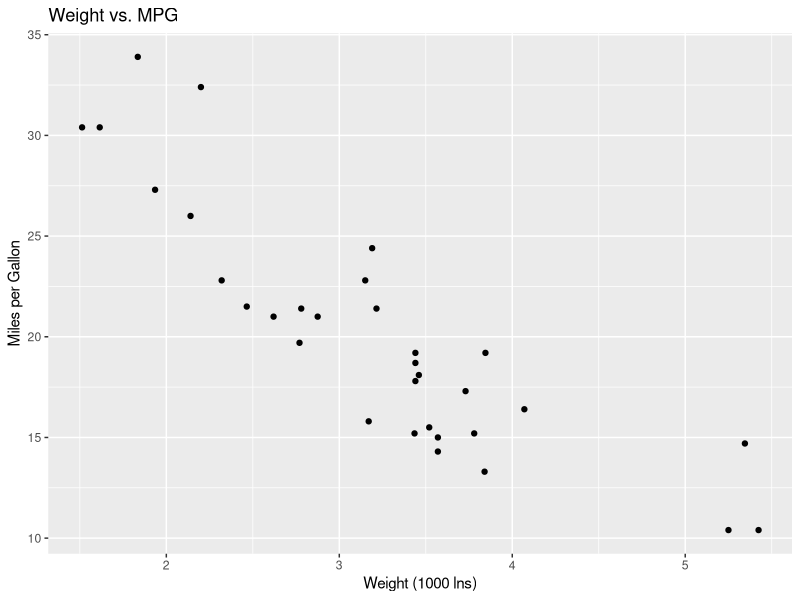
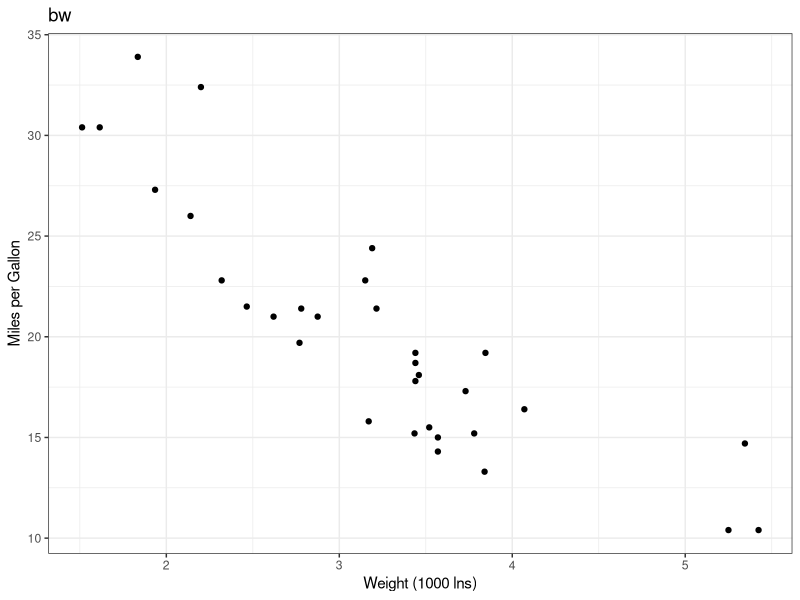
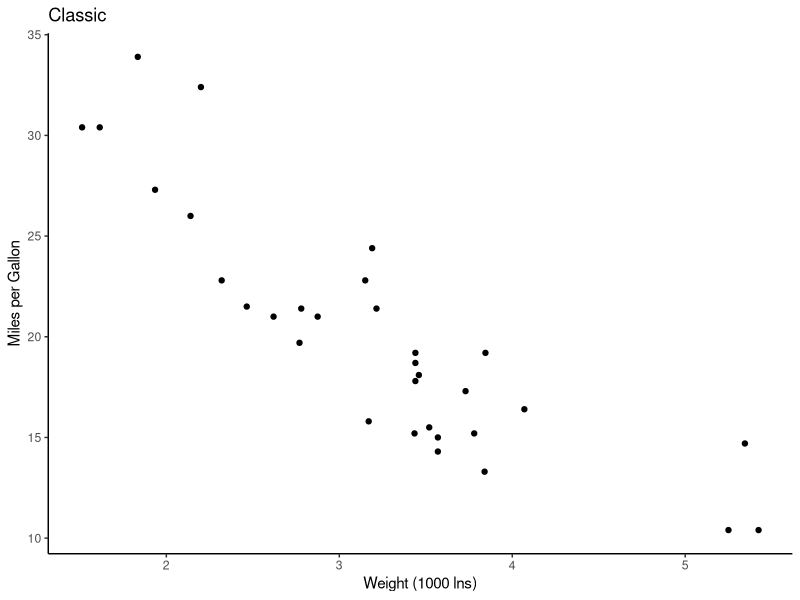
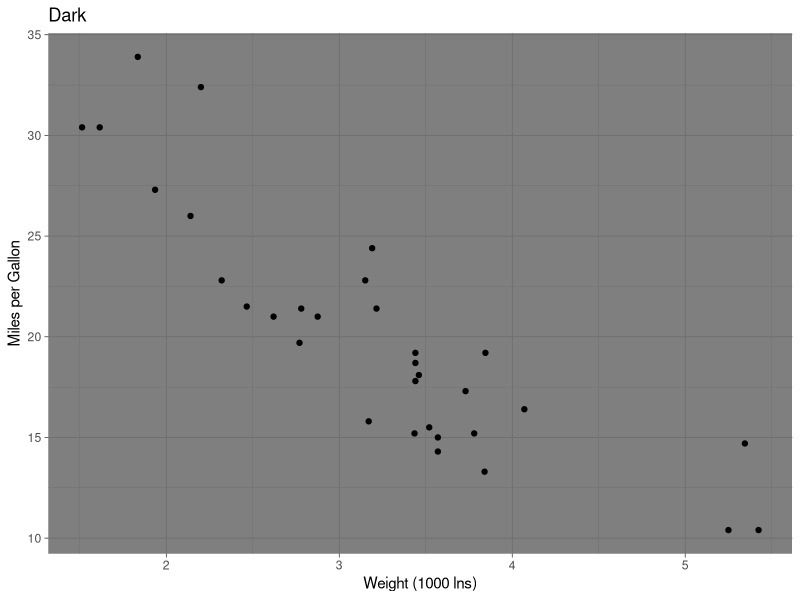
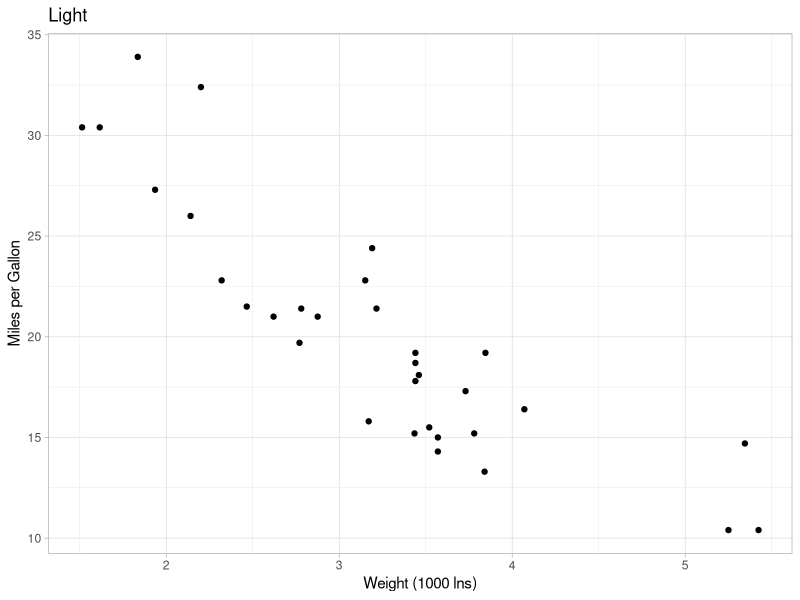
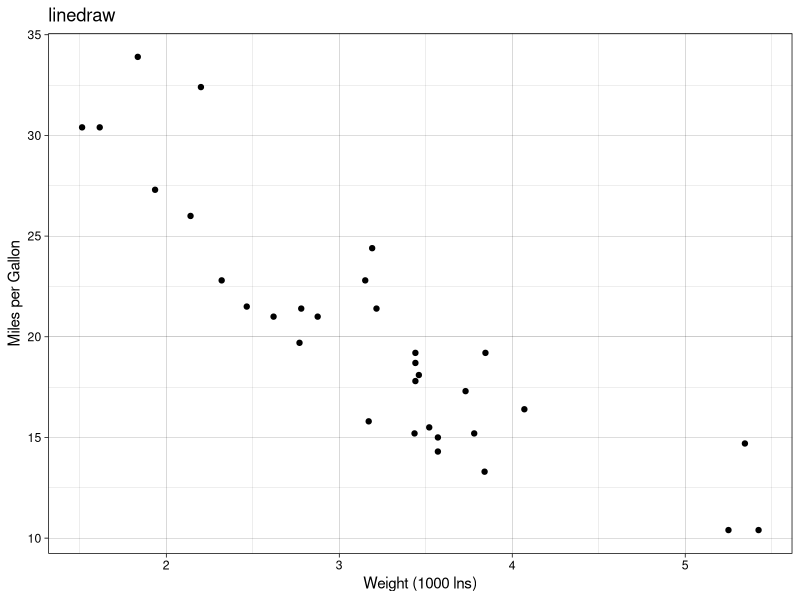
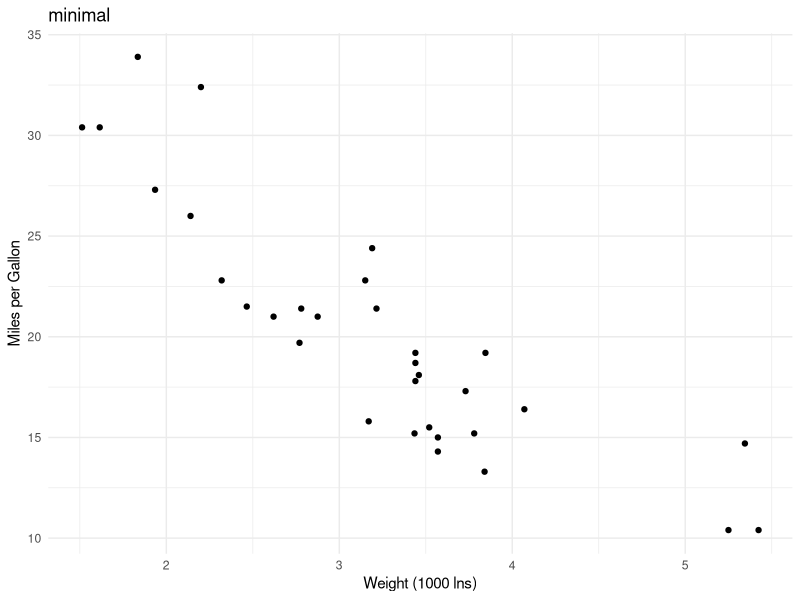
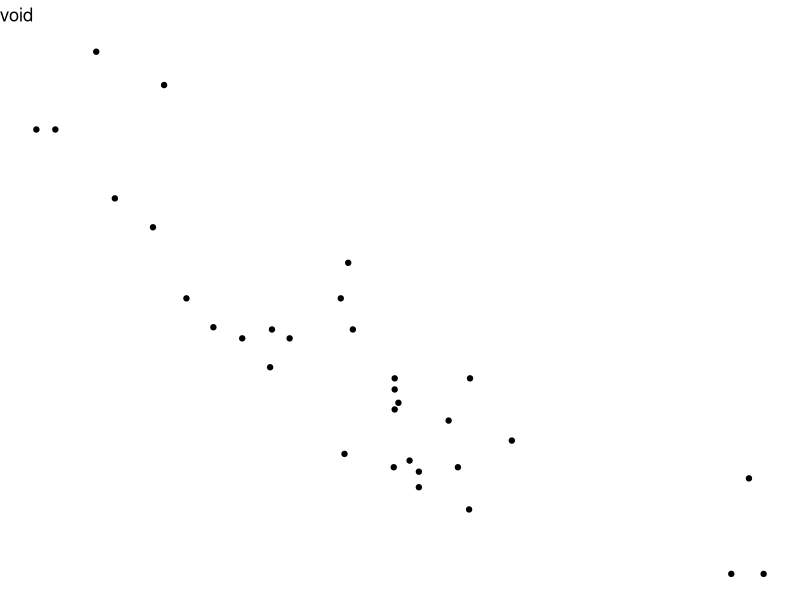

These figures' R source, in order: (Note: this script raises an error after producing the figures.)
# THEMES

# 1) No themes
# 2) bw theme
# 3) Classic theme
# 4) Dark theme
# 5) Light theme
# 6) Linedraw theme
# 7) Minimal theme
# 8) Void theme
# Customize themes:
# 9) Title, axes, ticks, panel and plot background
# EXAMPLE 1: TITLE
# EXAMPLE 2: AXIS TITLE
# EXAMPLE 3: AXIS TICKS TEXT
# EXAMPLE 4: AXIS LINE
# EXAMPLE 5: BOTH AXIS TICKS
# EXAMPLE 6: AXIS TEXT WITH 45° ANGLE
# 10) ASPECT RADIO
# 11) BACKGROUND + PLOT FRAME
# 12) PANEL BACKGROUND + PANEL FRAME
# 13) MAJOR AND MINOR GRID LINES

# Legend
# 1) No theme
# 2) LEGEND BOX: MARGIN, BACKGROUND, FRAME
# 3) LEGEND BOX: FILL COLOR
# 4) LEGEND KEY FILL
# 5) TITLE FONT, ELEMENT TEXT
# 6) POSITION + KEY FILL
# 7) POSITION INSIDE PLOT

# Facets
# 1) No theme
# 2) STRIPS COLOR AND TEXT
# 3) SPACE BETWEEN PANELS
# 4) MAJOR AND MINOR GRID LINES

# SET THE THEME AT THE BEGINNING


library(tidyverse)

# 1) No themes
p <- ggplot(mtcars, aes(wt, mpg))+
  geom_point()+
  ggtitle("Weight vs. MPG")+
  xlab("Weight (1000 lns)")+
  ylab("Miles per Gallon")

p

# 2) bw theme
p +
  ggtitle("bw")+
  theme_bw()

# 3) Classic theme
p +
  ggtitle("Classic")+
  theme_classic()

# 4) Dark theme
p +
  ggtitle("Dark")+
  theme_dark()

# 5) Light theme
p +
  ggtitle("Light")+
  theme_light()

# 6) Linedraw theme
p +
  ggtitle("linedraw")+
  theme_linedraw()

# 7) Minimal theme
p +
  ggtitle("minimal")+
  theme_minimal()

# 8) Void theme
p +
  ggtitle("void")+
  theme_void()

# 9) Title, axis, ticks, panel and plot backgroun
# EXAMPLE 1: TITLE
p+
  theme(plot.title=
          element_text(color="steelblue",
                       family="Comic Sans MS",
                       face="bold",
                       hjust = 0.5,
                       size=rel(2)))

# With plot.SOMETHING we focus on that something
# rel(2) means that the size is related to the other text
# in the plot. In this case it's 2 times bigger that the other text

# EXAMPLE 2: AXIS TITLE
p+
  theme(axis.title.x=
          element_text(color="red",
                       face="bold.italic",
                       size=16),
        axis.title.y = 
          element_text(face="bold.italic",
                       color="red",
                       size=16))

# EXAMPLE 3: AXIS TICKS TEXT
p+
  theme(axis.text.x=
          element_text(color="blue",
                       face="bold.italic",
                       size=22))

# EXAMPLE 4: AXIS LINE
p+
  theme(axis.line.x=
          element_line(color="steelblue",
                       linetype="dotted",
                       size=3),
        axis.line.y = 
          element_line(face="round",
                       color="salmon",
                       size=3))

# EXAMPLE 5: BOTH AXIS TICKS
# It is possible to specify x or y with .x/.y
p+
  theme(axis.ticks=
          element_line(color="hotpink",
                       size=3))

# EXAMPLE 6: AXIS TEXT WITH 45° ANGLE
starwars %>%
  filter(!is.na(homeworld),
         mass < 200) %>%
  ggplot(aes(x=homeworld, y=mass))+
  geom_boxplot()+
  theme_bw()+
  theme(axis.text.x = 
         element_text(angle = 45,
                                  hjust = 1))+
  labs(title="Mass Distribution by Homeworld in Star Wars",
       x="",
       y="Mass")
# with hjust = 1, the x label stops where the tick is

# 10) ASPECT RADIO
p+
  theme(aspect.ratio=1)
# represents the x-y ratio

# 11) BACKGROUND + PLOT FRAME
p+
  theme(plot.background =
          element_rect(fill = "lightblue",
                       color= "white",
                       size=5))
# size and color represents the frame
# fill is the color of the rectangle

# 12) PANEL BACKGROUND + PANEL FRAME
p+
  theme(panel.background =
          element_rect(fill = "lightyellow",
                       color= "lightblue",
                       size=5))

# 13) MAJOR AND MINOR GRID LINES
p+
  theme(panel.grid.major.x=
          element_line(size=3,
                       color="steelblue"),
        panel.grid.minor.y=
          element_line(color="darkblue"))


# LEGEND
# 1) No theme
p_legend<- ggplot(mtcars, 
                  aes(wt, mpg,
                      color=factor(cyl)))+
  geom_point()+
  labs(title="Weight vs. MPG by Cyl",
       x="Weight of cars",
       y="Miles per Gallon")
p_legend

# 2) LEGEND BOX: MARGIN, BACKGROUND, FRAME
p_legend+
  theme(legend.box.margin=margin(30,5,30,5),
        legend.box.background=
          element_rect(fill="lightblue",
                       color="black",
                       size=1))

# 3) LEGEND BOX: FILL COLOR
p_legend+
  theme(legend.background=
          element_rect(fill="lightyellow",
                       color="black",
                       size=0.5))

# 4) LEGEND KEY FILL
p_legend+
  theme(legend.background=
          element_rect(fill="lightyellow",
                       color="black",
                       size=0.8),
        legend.key = 
          element_rect(fill="lightyellow",
                       color = "black",
                       size = 0.2))

# 5) TITLE FONT, ELEMENT TEXT
p_legend+
  theme(legend.background=
          element_rect(fill="lightyellow",
                       color="black",
                       size=0.8),
        legend.key = 
          element_rect(fill="lightyellow",
                       color = "black",
                       size = 0.2),
        legend.key.size = unit(1,"cm"),
        legend.title = 
          element_text(face="bold.italic"),
        legend.text = 
          element_text(family="Comic Sans MS",
                       face ="bold",
                       color = "steelblue"))

# 6) POSITION + KEY FILL
p_legend +
  theme(legend.key = 
          element_rect(fill="white"),
        legend.position="top")

# 7) POSITION INSIDE PLOT
p_legend +
  theme(panel.background =
          element_rect(fill="white"),
        plot.background = 
          element_rect(fill="lightgrey"),
        legend.background = 
          element_rect(color="grey"),
        legend.position=c(0.9, 0.8))


# FACETS
# 1) No theme
p_facet <- ggplot(mtcars, aes(wt, mpg))+
  geom_point()+
  facet_wrap(~cyl)+
  ggtitle("Weight vs MPG by Cylinders")

p_facet

# 2) STRIPS COLOR AND TEXT
p_facet +
  theme(strip.background = 
          element_rect(fill="lightblue",
                       color="steelblue",
                       size=2),
        strip.text=
          element_text(size=14,
                       face="bold",
                       color="steelblue"))

# 3) SPACE BETWEEN PANELS
p_facet+
  theme(panel.spacing=
                unit(2,unit="lines"))

# 4) MAJOR AND MINOR GRID LINES
p_facet +
  theme(panel.grid.major=
          element_line(color="black",
                       size=0.5),
        panel.grid.minor = 
          element_line(color="steelblue",
                       size=0.3))


# SET THE THEME AT THE BEGINNING
theme_set(
  theme(plot.title=
          element_text(size=15,
                       face="bold",
                       family = "Comic Sans MS",
                       color="steelblue4",
                       hjust = 0.5),
        panel.background = 
          element_rect(fill="white"),
        plot.background=
          element_rect(fill="lightsteelblue2"))
  
)
